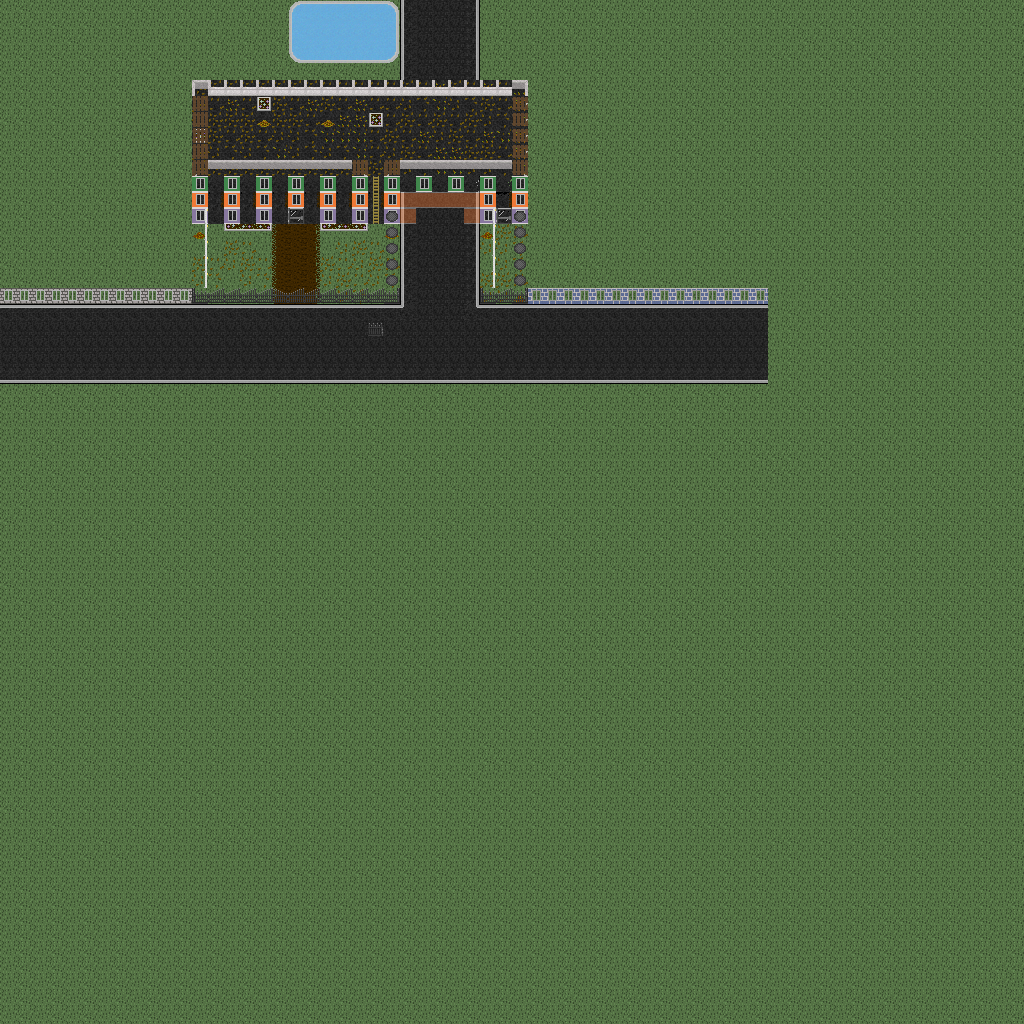

This is a level from a 2D game, rendered from its Tiled map with the project's own tilesets. A one-line summary and the map file follow, with tile-layer data summarised:
An orthogonal 64x64 tile map with 16x16 px tiles, 14 tile layers (s1floor, s1floor_decal, s1shadow, s1mid, ...).

<map version="1.0" orientation="orthogonal" width="64" height="64" tilewidth="16" tileheight="16">
 <tileset firstgid="1" name="modernTileset" tilewidth="16" tileheight="16">
  <image source="modernTileset.png" trans="ff00ff" width="256" height="256" />
 </tileset>
 <layer name="s1floor" width="64" height="64">
  <data>[4096 cells, 4096 non-empty, 10 distinct tile ids]</data>
 </layer>
 <layer name="s1floor_decal" width="64" height="64">
  <data>[4096 cells, 92 non-empty, 21 distinct tile ids]</data>
 </layer>
 <layer name="s1shadow" width="64" height="64" opacity="0.42">
  <data>[4096 cells, 7 non-empty, 1 distinct tile ids]</data>
 </layer>
 <layer name="s1mid" width="64" height="64">
  <data>[4096 cells, 88 non-empty, 11 distinct tile ids]</data>
 </layer>
 <layer name="s1mid_decal" width="64" height="64">
  <data>[4096 cells, 5 non-empty, 3 distinct tile ids]</data>
 </layer>
 <layer name="s2floor" width="64" height="64">
  <data>[4096 cells, 78 non-empty, 1 distinct tile ids]</data>
 </layer>
 <layer name="s2mid" width="64" height="64">
  <data>[4096 cells, 29 non-empty, 2 distinct tile ids]</data>
 </layer>
 <layer name="s2mid_decal" width="64" height="64">
  <data>[4096 cells, 1 non-empty, 1 distinct tile ids]</data>
 </layer>
 <layer name="s3floor" width="64" height="64">
  <data>[4096 cells, 126 non-empty, 1 distinct tile ids]</data>
 </layer>
 <layer name="s3mid" width="64" height="64">
  <data>[4096 cells, 42 non-empty, 2 distinct tile ids]</data>
 </layer>
 <layer name="s3mid_decal" width="64" height="64">
  <data>[4096 cells, 1 non-empty, 1 distinct tile ids]</data>
 </layer>
 <layer name="s4floor" width="64" height="64">
  <data>[4096 cells, 126 non-empty, 1 distinct tile ids]</data>
 </layer>
 <layer name="s4floor_decal" width="64" height="64">
  <data>[4096 cells, 126 non-empty, 8 distinct tile ids]</data>
 </layer>
 <layer name="s4mid" width="64" height="64">
  <data>[4096 cells, 49 non-empty, 8 distinct tile ids]</data>
 </layer>
</map>
